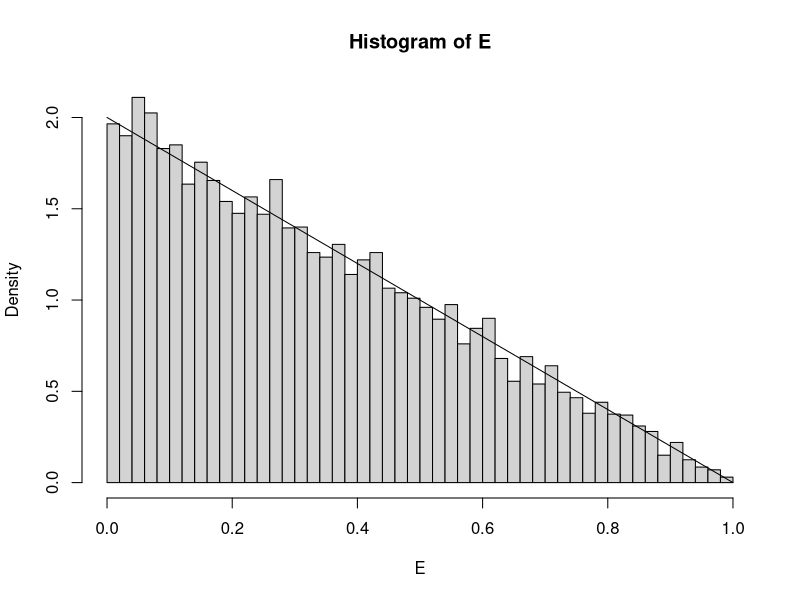
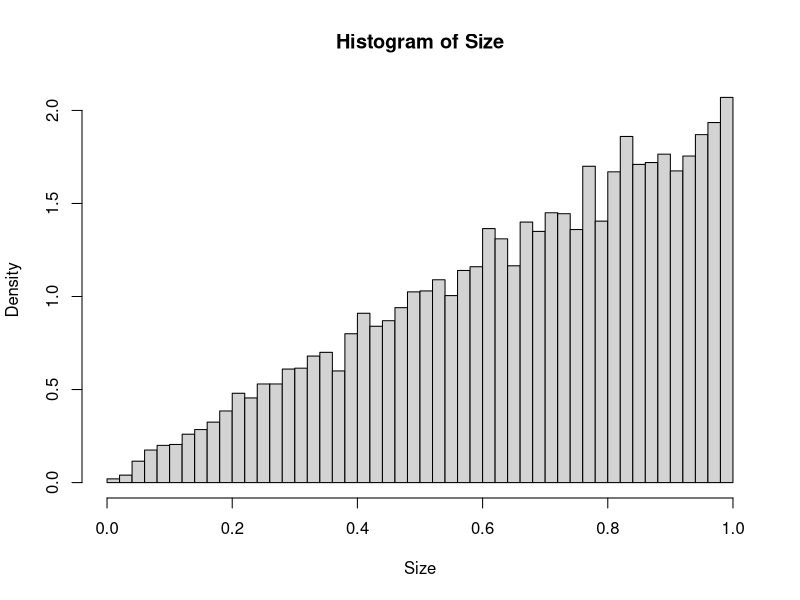

Recreate these plots in R, in order.
## ---- chunk 1
knitr::opts_chunk$set(echo = TRUE)
## ---- chunk 2
excess <- function(t){
  arr  = runif(1)
  inter = arr
  while(arr[length(arr)] <t){
    inter <- c(inter, runif(1))
    arr <- c(arr, arr[length(arr)] + inter[length(inter)])
}
arr[length(arr)] -t
}

E = replicate(10000, excess(151))
hist(E, prob=TRUE, breaks=50)
curve(2 - 2*x, add=TRUE)

## ---- chunk 3
inspect <- function(t){
  arr  = runif(1)
  inter = arr
  while(arr[length(arr)] <t){
    inter <- c(inter, runif(1))
    arr <- c(arr, arr[length(arr)] + inter[length(inter)])
}
inter[length(inter)]
}

Size = replicate(10000, inspect(15))
hist(Size, prob=TRUE, breaks=50)
